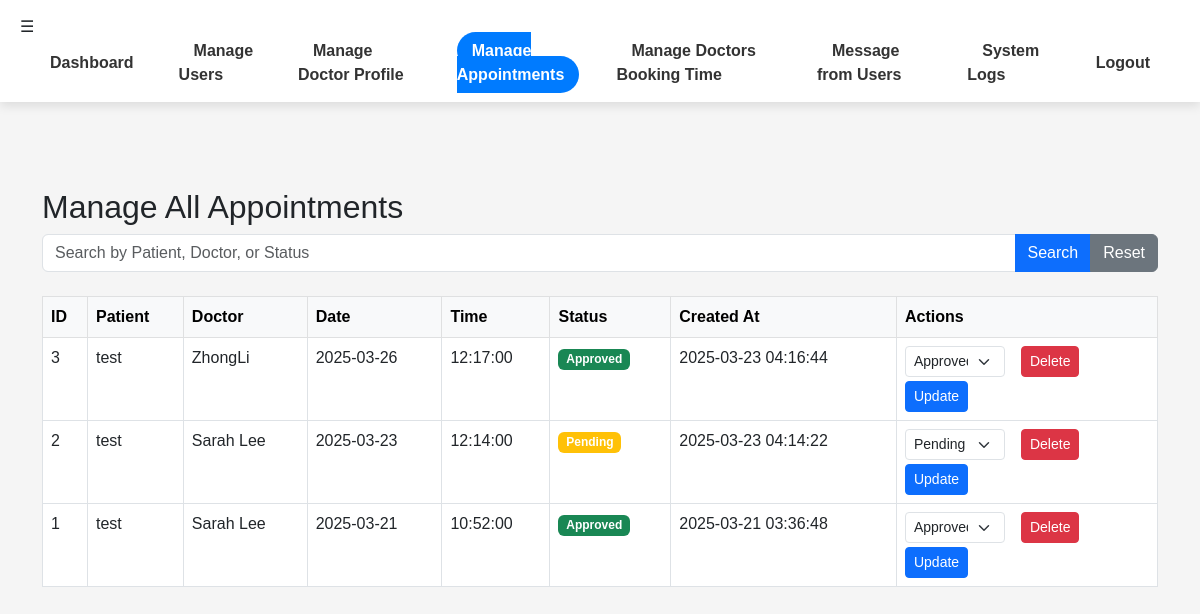
/admin/manage_appointments.php (signed in), run on an earlier commit of the app's database.
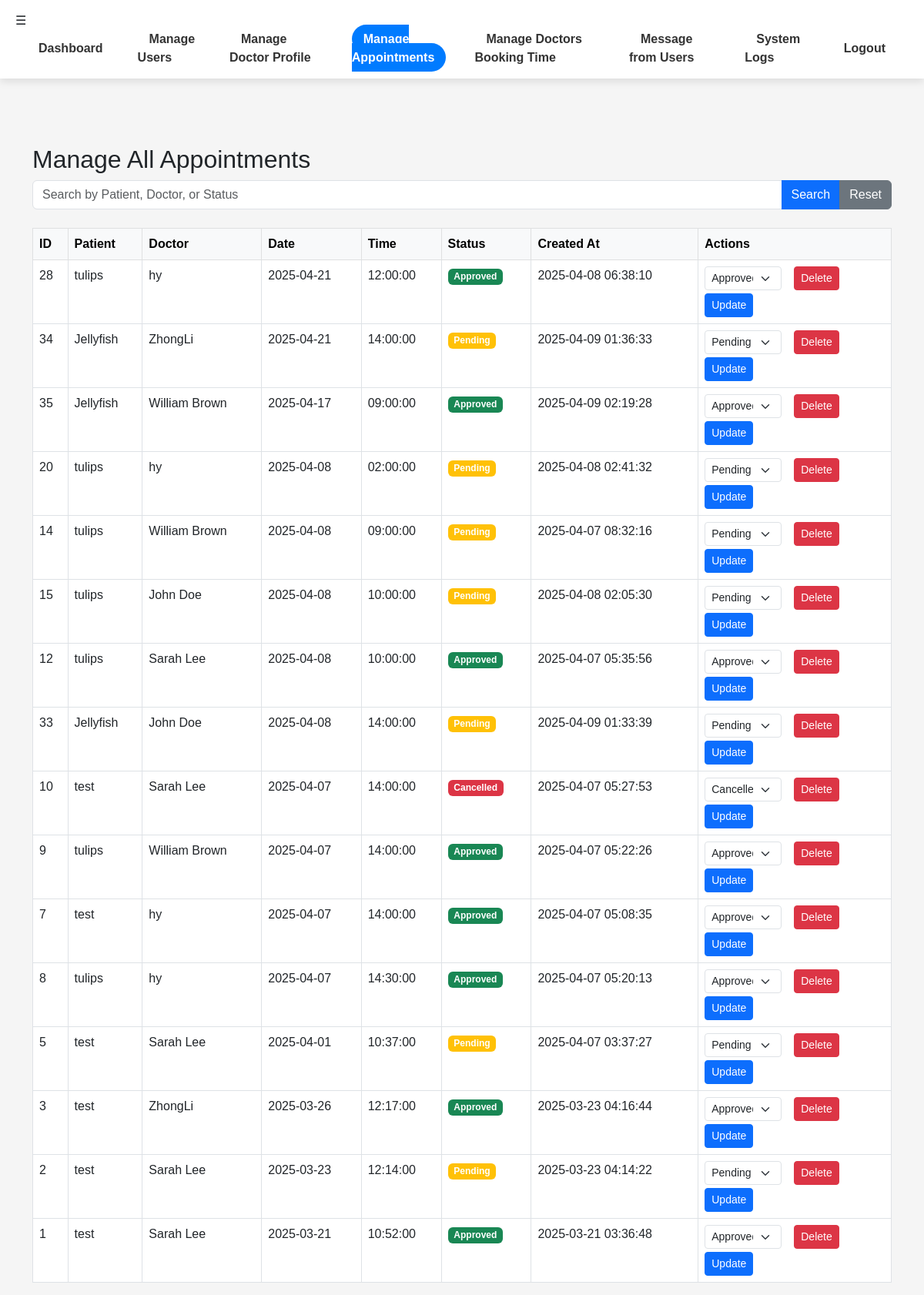
And on a later commit of the database.
### tables this page shows
CREATE TABLE `appointments` (
  `id` int(11) NOT NULL,
  `patient_id` int(11) NOT NULL,
  `doctor_id` int(11) NOT NULL,
  `appointment_date` date NOT NULL,
  `appointment_time` time NOT NULL,
  `status` enum('pending','approved','cancelled') DEFAULT 'pending',
  `created_at` timestamp NOT NULL DEFAULT current_timestamp()
);

CREATE TABLE `users` (
  `id` int(11) NOT NULL,
  `name` varchar(100) NOT NULL,
  `email` varchar(255) NOT NULL,
  `password` varchar(255) NOT NULL,
  `role` enum('admin','doctor','patient') NOT NULL,
  `created_at` timestamp NOT NULL DEFAULT current_timestamp()
);

CREATE TABLE `doctors` (
  `id` int(11) NOT NULL,
  `name` varchar(100) NOT NULL,
  `image` varchar(255) NOT NULL,
  `specialty` varchar(100) NOT NULL,
  `bio` text NOT NULL,
  `experience` varchar(50) NOT NULL,
  `location` varchar(100) NOT NULL,
  `department` varchar(50) NOT NULL,
  `user_id` int(11) DEFAULT NULL
);

### admin/manage_appointments.php (the view, shortened to what this page needs)
<?php
include '../includes/db.php';
$search = isset($_GET['search']) ? trim($_GET['search']) : "";
$sql = "
    SELECT a.id,
           p.name AS patient,
           d.name AS doctor,
           a.appointment_date,
           a.appointment_time,
           a.status,
           a.created_at
    FROM appointments a
    LEFT JOIN users p ON a.patient_id = p.id AND p.role = 'patient'
    LEFT JOIN doctors d ON a.doctor_id = d.id
    WHERE p.name LIKE ? OR d.name LIKE ? OR a.status LIKE ?
    ORDER BY a.appointment_date DESC, a.appointment_time ASC
";
$stmt = $conn->prepare($sql);
$search_param = "%$search%";
$stmt->bind_param("sss", $search_param, $search_param, $search_param);
$stmt->execute();
$appointments = $stmt->get_result();
?>
<!DOCTYPE html>
<html lang="en">
<head>
    <link rel="stylesheet" href="https://cdn.jsdelivr.net/npm/bootstrap@5.3.0/dist/css/bootstrap.min.css">
</head>
<body>
<?php include '../includes/navbar.php'; ?>
<div class="container mt-5" style="padding-top: 70px;">
    <h2>Manage All Appointments</h2>
    <form method="GET" class="mb-4">
        <div class="input-group">
            <input type="text" name="search" class="form-control" placeholder="Search by Patient, Doctor, or Status" value="<?= htmlspecialchars($search) ?>">
            <button type="submit" class="btn btn-primary">Search</button>
            <a href="manage_appointments.php" class="btn btn-secondary">Reset</a>
        </div>
    </form>
    <?php if ($appointments && $appointments->num_rows > 0) { ?>
        <div class="table-responsive">
            <table class="table table-bordered table-hover">
                <thead class="table-light">
                    <tr>
                        <th>ID</th>
                        <th>Patient</th>
                        <th>Doctor</th>
                        <th>Date</th>
                        <th>Time</th>
                        <th>Status</th>
                        <th>Created At</th>
                        <th>Actions</th>
                    </tr>
                </thead>
                <tbody>
                    <?php while ($row = $appointments->fetch_assoc()) { ?>
                        <tr>
                            <td><?= htmlspecialchars($row['id']); ?></td>
                            <td><?= htmlspecialchars($row['patient']); ?></td>
                            <td><?= htmlspecialchars($row['doctor']); ?></td>
                            <td><?= htmlspecialchars($row['appointment_date']); ?></td>
                            <td><?= htmlspecialchars($row['appointment_time']); ?></td>
                            <td>
                                <span class="badge <?=
                                    $row['status'] == 'approved' ? 'bg-success' :
                                    ($row['status'] == 'cancelled' ? 'bg-danger' : 'bg-warning');
                                ?>">
                                    <?= ucfirst(htmlspecialchars($row['status'])); ?>
                                </span>
                            </td>
                            <td><?= htmlspecialchars($row['created_at']); ?></td>
                            <td>
                                <div class="d-flex gap-2">
                                    <form method="POST" class="me-2">
                                        <select name="status" class="form-select form-select-sm" style="width: 100px;">
                                            <option value="pending" <?= $row['status'] == 'pending' ? 'selected' : ''; ?>>Pending</option>
                                            <option value="approved" <?= $row['status'] == 'approved' ? 'selected' : ''; ?>>Approved</option>
                                            <option value="cancelled" <?= $row['status'] == 'cancelled' ? 'selected' : ''; ?>>Cancelled</option>
                                        </select>
                                        <button type="submit" name="update_status" class="btn btn-primary btn-sm mt-1">Update</button>
                                    </form>
                                    <form method="POST" onsubmit="return confirm('Are you sure you want to delete this appointment?');">
                                        <button type="submit" name="delete_appointment" class="btn btn-danger btn-sm">Delete</button>
                                    </form>
                                </div>
                            </td>
                        </tr>
                    <?php } ?>
                </tbody>
            </table>
        </div>
    <?php } else { ?>
        <div class="alert alert-info">No appointments found in the system.</div>
    <?php } ?>
</div>
</body>
</html>

### includes/navbar.php (shortened to what this page needs)
<?php
$current_url = $_SERVER['PHP_SELF'];
?>
<!DOCTYPE html>
<html lang="en">
<head>
</head>
<body>
    <nav class="navbar">
    <span class="menu-toggle">&#9776;</span>
        <ul>
            <?php if (isset($_SESSION['admin_id']) && $_SESSION['user_role'] === 'admin') { ?>
                <li><a href="/Hospital_Management_System/admin/dashboard.php" <?php echo (strpos($current_url, 'dashboard.php') !== false) ? 'class="active"' : ''; ?>>Dashboard</a></li>
                <li><a href="/Hospital_Management_System/admin/manage_users.php" <?php echo (strpos($current_url, 'manage_users.php') !== false) ? 'class="active"' : ''; ?>>Manage Users</a></li>
                <li><a href="/Hospital_Management_System/admin/manage_doctors.php" <?php echo (strpos($current_url, 'manage_doctors.php') !== false) ? 'class="active"' : ''; ?>>Manage Doctor Profile</a></li>
                <li><a href="/Hospital_Management_System/admin/manage_appointments.php" <?php echo (strpos($current_url, 'manage_appointments.php') !== false) ? 'class="active"' : ''; ?>>Manage Appointments</a></li>
                <li><a href="/Hospital_Management_System/admin/admin_set_unavailable.php" <?php echo (strpos($current_url, 'admin_set_unavailable.php') !== false) ? 'class="active"' : ''; ?>>Manage Doctors Booking Time</a></li>
                <li><a href="/Hospital_Management_System/admin/messages.php" <?php echo (strpos($current_url, 'messages.php') !== false) ? 'class="active"' : ''; ?>>Message from Users</a></li>
                <li><a href="/Hospital_Management_System/admin/system_logs.php" <?php echo (strpos($current_url, 'system_logs.php') !== false) ? 'class="active"' : ''; ?>>System Logs</a></li>
                <li><a href="/Hospital_Management_System/admin/logout.php">Logout</a></li>
            <?php } elseif (!isset($_SESSION['user_id']) && !isset($_SESSION['admin_id'])) { ?>
                <li><a href="/Hospital_Management_System/index.php">Home</a></li>
            <?php } ?>
        </ul>
    </nav>
</body>
</html>

### includes/navbar.php (style rules this page uses)
body { font-family: 'Arial', sans-serif; margin: 0; padding: 0; background-color: #f5f5f5; padding-top: 70px; }
.navbar { background: #ffffff; padding: 15px 20px; box-shadow: 0px 4px 10px rgba(0, 0, 0, 0.1); position: fixed; width: 100%; top: 0; left: 0; z-index: 1000; }
.navbar ul { list-style: none; padding: 0; margin: 0; display: flex; justify-content: center; align-items: center; }
.navbar ul li { margin: 0 15px; }
.navbar ul li a { text-decoration: none; font-size: 16px; font-weight: bold; color: #333; padding: 10px 15px; border-radius: 25px; transition: all 0.3s ease; }
.navbar ul li a.active { background: #007bff; color: #ffffff; }

What changed in the data, as far as the page shows it:
added appointments: id "28", patient.name "tulips", doctor.name "hy", appointment_date "2025-04-21", appointment_time "12:00:00", status "Approved", created_at "2025-04-08 06:38:10"
added appointments: id "34", patient.name "Jellyfish", doctor.name "ZhongLi", appointment_date "2025-04-21", appointment_time "14:00:00", status "Pending", created_at "2025-04-09 01:36:33"
added appointments: id "35", patient.name "Jellyfish", doctor.name "William Brown", appointment_date "2025-04-17", appointment_time "09:00:00", status "Approved", created_at "2025-04-09 02:19:28"
added appointments: id "20", patient.name "tulips", doctor.name "hy", appointment_date "2025-04-08", appointment_time "02:00:00", status "Pending", created_at "2025-04-08 02:41:32"
added appointments: id "14", patient.name "tulips", doctor.name "William Brown", appointment_date "2025-04-08", appointment_time "09:00:00", status "Pending", created_at "2025-04-07 08:32:16"
added appointments: id "15", patient.name "tulips", doctor.name "John Doe", appointment_date "2025-04-08", appointment_time "10:00:00", status "Pending", created_at "2025-04-08 02:05:30"
added appointments: id "12", patient.name "tulips", doctor.name "Sarah Lee", appointment_date "2025-04-08", appointment_time "10:00:00", status "Approved", created_at "2025-04-07 05:35:56"
added appointments: id "33", patient.name "Jellyfish", doctor.name "John Doe", appointment_date "2025-04-08", appointment_time "14:00:00", status "Pending", created_at "2025-04-09 01:33:39"
added appointments: id "10", patient.name "test", doctor.name "Sarah Lee", appointment_date "2025-04-07", appointment_time "14:00:00", status "Cancelled", created_at "2025-04-07 05:27:53"
added appointments: id "9", patient.name "tulips", doctor.name "William Brown", appointment_date "2025-04-07", appointment_time "14:00:00", status "Approved", created_at "2025-04-07 05:22:26"
added appointments: id "7", patient.name "test", doctor.name "hy", appointment_date "2025-04-07", appointment_time "14:00:00", status "Approved", created_at "2025-04-07 05:08:35"
added appointments: id "8", patient.name "tulips", doctor.name "hy", appointment_date "2025-04-07", appointment_time "14:30:00", status "Approved", created_at "2025-04-07 05:20:13"
added appointments: id "5", patient.name "test", doctor.name "Sarah Lee", appointment_date "2025-04-01", appointment_time "10:37:00", status "Pending", created_at "2025-04-07 03:37:27"
